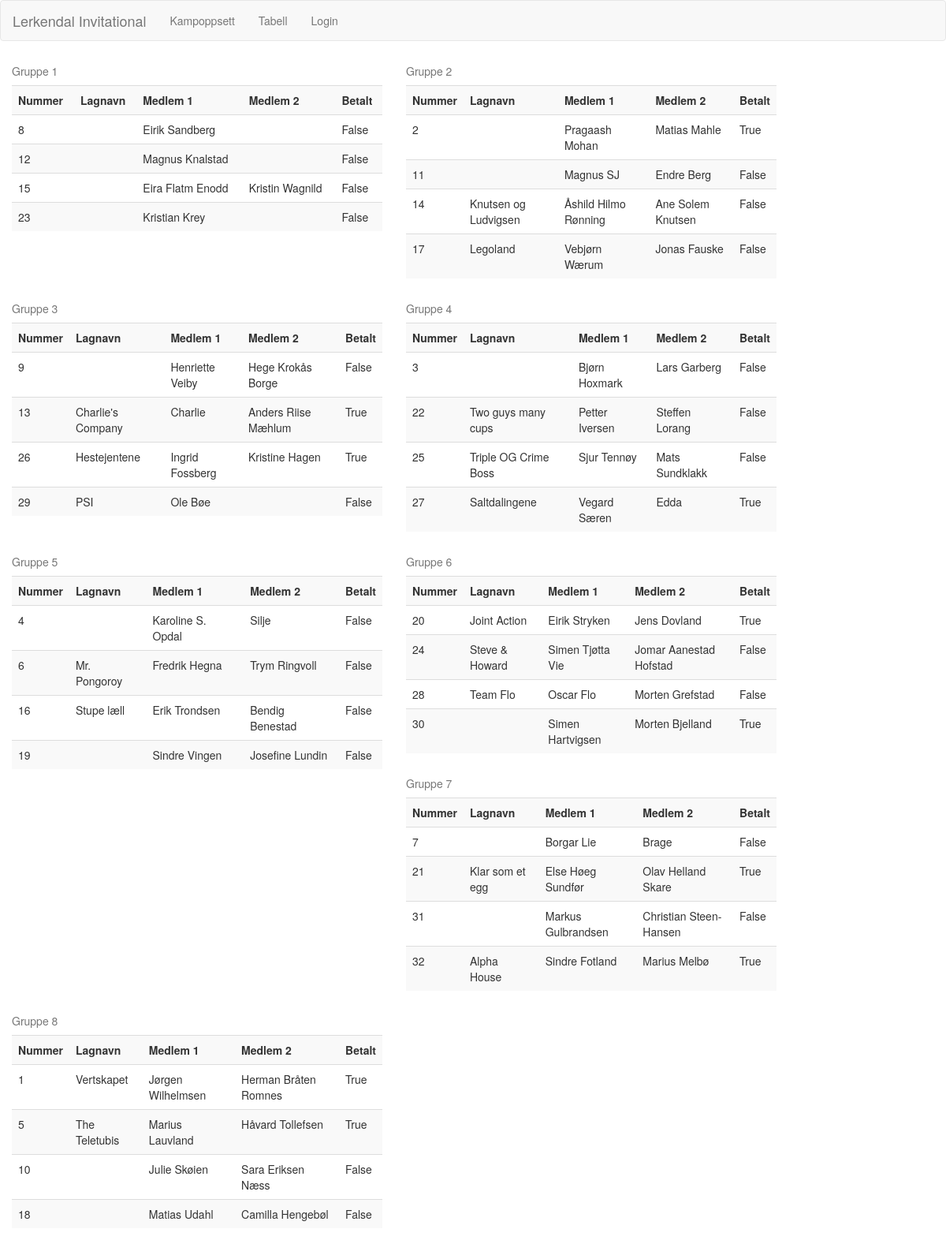
The page / on the database its author committed.
### app/mod_index/models.py (models this page shows, shortened)
class Base(db.Model):
    __abstract__ = True
    id = db.Column(db.Integer, primary_key=True)
    date_created = db.Column(db.DateTime, default=db.func.current_timestamp())
    date_modified = db.Column(db.DateTime, default=db.func.current_timestamp(), onupdate=db.func.current_timestamp())

class Team(Base):
    member1 = db.Column(db.String(128))
    member2 = db.Column(db.String(128))
    teamname = db.Column(db.String(128))
    points = db.Column(db.Integer())
    group = db.Column(db.Integer())
    paid = db.Column(db.Boolean())

### app/mod_index/controllers.py (the view)
@mod_index.route('/')
def index():
    groups = getGroups()
    return render_template('index/index.html', groups=groups)

### app/mod_index/controllers.py (called while the page is built)
def getGroups():
    groups = {}
    for i in range(0, 8):
        groups[i] = Team.query.filter_by(group=i).all()
    return groups

### app/templates/index/index.html
{% extends "base.html" %} {% block content %}
{% for group in groups.keys() %}
    <div class="col-md-5">
    <table class="table table-striped">
        <caption>Gruppe {{group + 1}}</caption>
        <tr>
            <th>Nummer</th>
            <th>Lagnavn</th>
            <th>Medlem 1</th>
            <th>Medlem 2</th>
            <th>Betalt</th>
        </tr>
        {% for team in groups[group] %}
            <tr>
                <td>{{team.id}}</td>
                <td>{{team.teamname}}</td>
                <td>{{team.member1}}</td>
                <td>{{team.member2}}</td>
                <td>{{team.paid}}</td>
            </tr>
        {% endfor %}
    </table>
    </div>
{% endfor %}
{% endblock %}

### app/templates/base.html (shortened to what this page needs)
{% extends "bootstrap/base.html" %}
{% block navbar %}
<nav class="navbar navbar-default">
    <div class="container-fluid">
        <div class="navbar-header">
            <a class="navbar-brand" href="/">Lerkendal Invitational </a>
        </div>
        <ul class="nav navbar-nav">
            <li><a href="/matches">Kampoppsett</a></li>
            <li><a href="/table">Tabell</a></li>
            {% if current_user.is_authenticated %}
            <li><a href="/logout">Logout</a></li>
            {% else %}
            <li><a href="/login">Login</a></li>
            {% endif %}
        </ul>
    </div>
</nav>
{% endblock %}
{% block styles %}
{{super()}}
<link rel=stylesheet type=text/css href="{{ url_for('static', filename='style.css')}}">
<link rel=stylesheet type=text/css href="{{ url_for('static', filename='bootstrap/css/bootstrap.min.css')}}">
{% endblock %}
{% block head %}
{{super()}}
{% endblock %}

### rows shown on the page
Team: id "8", member1 "Eirik Sandberg", paid "False"
Team: id "12", member1 "Magnus Knalstad", paid "False"
Team: id "15", member1 "Eira Flatm Enodd", member2 "Kristin Wagnild", paid "False"
Team: id "23", member1 "Kristian Krey", paid "False"
Team: id "2", member1 "Pragaash Mohan", member2 "Matias Mahle", paid "True"
Team: id "11", member1 "Magnus SJ", member2 "Endre Berg", paid "False"
Team: id "14", teamname "Knutsen og Ludvigsen", member1 "Åshild Hilmo Rønning", member2 "Ane Solem Knutsen", paid "False"
Team: id "17", teamname "Legoland", member1 "Vebjørn Wærum", member2 "Jonas Fauske", paid "False"
Team: id "9", member1 "Henriette Veiby", member2 "Hege Krokås Borge", paid "False"
Team: id "13", teamname "Charlie's Company", member1 "Charlie", member2 "Anders Riise Mæhlum", paid "True"
Team: id "26", teamname "Hestejentene", member1 "Ingrid Fossberg", member2 "Kristine Hagen", paid "True"
Team: id "29", teamname "PSI", member1 "Ole Bøe", paid "False"
Team: id "3", member1 "Bjørn Hoxmark", member2 "Lars Garberg", paid "False"
Team: id "22", teamname "Two guys many cups", member1 "Petter Iversen", member2 "Steffen Lorang", paid "False"
Team: id "25", teamname "Triple OG Crime Boss", member1 "Sjur Tennøy", member2 "Mats Sundklakk", paid "False"
Team: id "27", teamname "Saltdalingene", member1 "Vegard Særen", member2 "Edda", paid "True"
Team: id "4", member1 "Karoline S. Opdal", member2 "Silje", paid "False"
Team: id "6", teamname "Mr. Pongoroy", member1 "Fredrik Hegna", member2 "Trym Ringvoll", paid "False"
Team: id "16", teamname "Stupe læll", member1 "Erik Trondsen", member2 "Bendig Benestad", paid "False"
Team: id "19", member1 "Sindre Vingen", member2 "Josefine Lundin", paid "False"
Team: id "20", teamname "Joint Action", member1 "Eirik Stryken", member2 "Jens Dovland", paid "True"
Team: id "24", teamname "Steve & Howard", member1 "Simen Tjøtta Vie", member2 "Jomar Aanestad Hofstad", paid "False"
Team: id "28", teamname "Team Flo", member1 "Oscar Flo", member2 "Morten Grefstad", paid "False"
Team: id "30", member1 "Simen Hartvigsen", member2 "Morten Bjelland", paid "True"
Team: id "7", member1 "Borgar Lie", member2 "Brage", paid "False"
Team: id "21", teamname "Klar som et egg", member1 "Else Høeg Sundfør", member2 "Olav Helland Skare", paid "True"
Team: id "31", member1 "Markus Gulbrandsen", member2 "Christian Steen-Hansen", paid "False"
Team: id "32", teamname "Alpha House", member1 "Sindre Fotland", member2 "Marius Melbø", paid "True"
Team: id "1", teamname "Vertskapet", member1 "Jørgen Wilhelmsen", member2 "Herman Bråten Romnes", paid "True"
Team: id "5", teamname "The Teletubis", member1 "Marius Lauvland", member2 "Håvard Tollefsen", paid "True"
Team: id "10", member1 "Julie Skøien", member2 "Sara Eriksen Næss", paid "False"
Team: id "18", member1 "Matias Udahl", member2 "Camilla Hengebøl", paid "False"

### other values the page prints
{{ group + 1 }} "1" "2" "3" "4" "5" "6" "7" "8"
